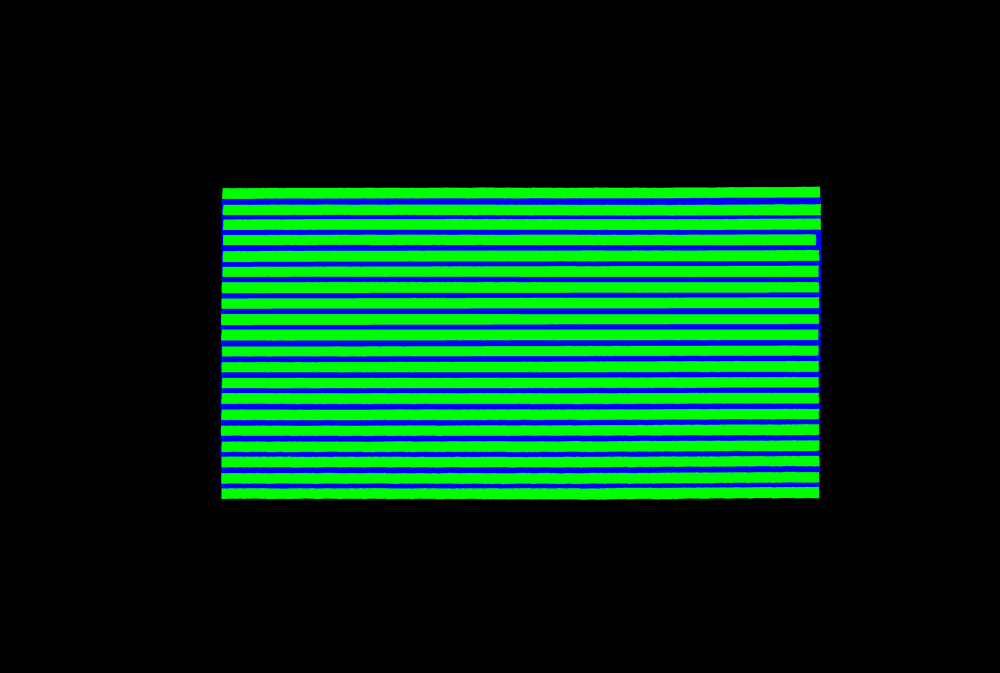
#> input picture farm/fields/20250425/structure_raster.png, 1000 x 673 px, shrunk from 4962 x 3339 before the run
$ python -i segment_rows.py   (imports and definitions only)
#> lines starting #> are read from the running program, lines starting #| are printed output that depends on the picture; after the words box and inside, x2 and y2 are one past the last pixel; in counts of white or black regions, pixels touching at a corner belong together
#> further down, picture is the input picture: shape (673, 1000, 3); mean B, G, R 22.9, 47.8, 0
"""
segment_rows.py

Automatic alternative to mark_rows.py's manual point-clicking: segments the
top-down capture into "plantation" (crop foliage) vs "row" (the bare-soil
corridor between crop strips, i.e. where the robot's wheels can actually
drive), then extracts one drivable centerline per corridor automatically.
Writes the same rows.yaml schema mark_rows.py does, so it's a drop-in
replacement usable as-is by row_geometry.py / row_follower.py -- plus an
overlay PNG so you can eyeball the result instead of having to click
anything.

Method:
  1. HSV-hue threshold (see vegetation_mask) -> binary plantation mask.
     Deliberately hue, not a green-index like ExG: this photogrammetry
     render has a brightness/exposure gradient across the field (texture
     atlas seam), which defeats any global magnitude-based threshold; hue
     is brightness-invariant and separates crop from soil/path/headland
     cleanly everywhere. Requires the capture to be reasonably
     high-resolution/low-altitude -- at the original 1600px/65m capture
     the inter-row corridors were only ~2-4px wide, too thin for either
     this pipeline or a human eye to place reliably; recaptured at
     3200px/50m (~3.1cm/px) instead.
  2. Fit a rotated bounding rect to the plantation mask (cv2.minAreaRect)
     and warp so crop rows run vertical (extract_row_corridors).
  3. This field is a dense grid of research plots, not simple parallel
     rows: most gaps in the vegetation mask are short perpendicular
     plot-to-plot boundaries, not through-going lanes. Open with a tall,
     1px-wide vertical kernel -- erosion with it only survives a strict
     vertical run of corridor pixels, which the short horizontal
     cross-paths never satisfy, so they're erased and only long vertical
     corridors remain as separate connected components.
  4. Keep components spanning a large fraction of the field's length,
     sample a centerline per component (mean x within a small y-band,
     tolerating slight curvature), map back through the inverse warp and
     mark_rows.pixel_to_world's ray-cast to world (x, y).
  5. merge_collinear_rows fuses corridor fragments that are actually the
     same physical lane split by a plot-boundary crossing (same heading,
     same lateral offset, endpoints close together) into one row.

Usage:
  python3 segment_rows.py --meta topdown_20250624.yaml \
      --output rows_20250624.yaml --overlay overlay_20250624.png
"""

import argparse

import cv2
import numpy as np
import yaml

from farmsim_farm.topdown_projection import pixel_to_world
from farmsim_farm.topdown_projection import load_topdown_meta


def vegetation_mask(image_bgr, hue_min=36, sat_min=40, close_kernel_height=0):
    """HSV-hue threshold, not a green-channel index (ExG etc): this
    photogrammetry render has a visible brightness/exposure gradient
    across the field (likely a texture-atlas seam -- the mesh is stitched
    from 12 separate atlases), which defeats any single global threshold
    on a magnitude-based index (confirmed empirically: ExG+Otsu cleanly
    separated crop/soil on the image's left third and missed it entirely
    on the right, tracking that gradient). Hue is invariant to
    brightness, and sampling actual pixels here showed a clean, uniform
    split -- crop foliage sits at hue~40-50 (0-179 OpenCV scale) with
    sat~120-180, soil/path/headland sits at hue~20-33 with sat~50-100,
    consistently across the whole image.

    close_kernel_height (0 = disabled, matches the original 20250624
    behavior exactly) is for early-growth-stage surveys: a full canopy
    (20250624, thresholds tuned above) is one solid hue/sat blob per plot,
    so no closing is needed or wanted -- the drivable corridors are only a
    few pixels wide at that resolution, and closing would erase them along
    with genuine noise. But a sparse, still-emerging crop (confirmed on
    the 20250425 survey: individual drill-seeded row lines with visible
    bare soil between them, not a solid canopy -- mean hue sits right at
    the same threshold that cleanly separates full canopy, so the raw mask
    is a fine, gappy grid rather than solid blocks) needs those
    within-drill-row gaps bridged before the corridor-extraction step
    below has solid blocks to work with. A TALL, ONE-PIXEL-WIDE vertical
    kernel closes gaps along the row direction only (same shape as
    extract_row_corridors' own vertical-open kernel, just closing instead
    of opening, and applied earlier) -- it can't bridge sideways into a
    neighboring drill row or across an actual corridor, so it's safe to
    leave on for any survey; it's just a no-op when the canopy is already
    solid (nothing left to close)."""
#> called with hue_min = 36, sat_min = 40, close_kernel_height = 0
    hsv = cv2.cvtColor(image_bgr, cv2.COLOR_BGR2HSV)
#> hsv: shape (673, 1000, 3); mean H, S, V 22.4, 71.9, 68.2
    h, s, _ = cv2.split(hsv)
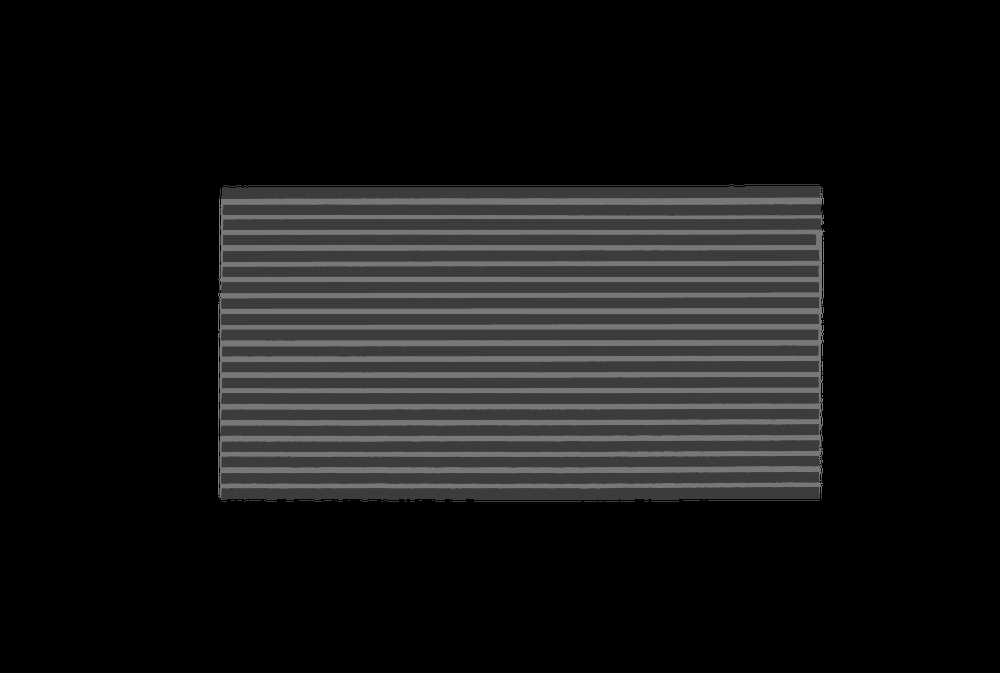
#> h: shape (673, 1000); min 0, max 120, mean 22.4
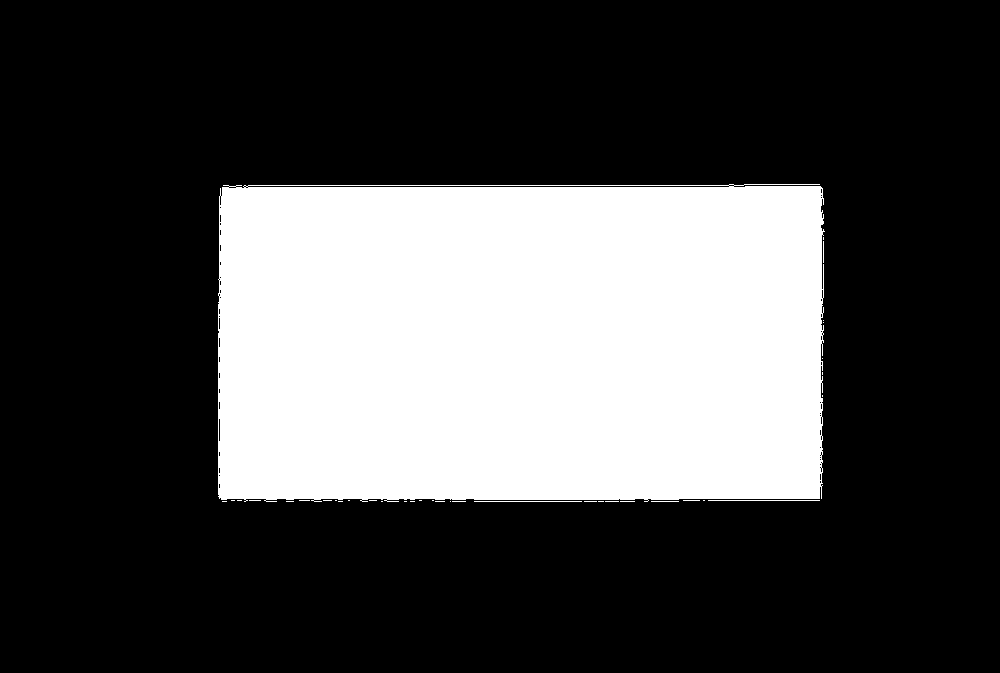
#> s: shape (673, 1000); 28.2% white; 36 white regions (31 under 20 px), largest, box (x1, y1, x2, y2) and area: (218, 184, 825, 502) 189249, (708, 500, 820, 501) 112, (474, 501, 582, 502) 108, (651, 501, 679, 502) 28, (823, 241, 824, 263) 22
    mask = ((h > hue_min) & (s > sat_min)).astype(np.uint8) * 255
    if close_kernel_height > 0:
        close_kernel = cv2.getStructuringElement(cv2.MORPH_RECT, (1, close_kernel_height))
        mask = cv2.morphologyEx(mask, cv2.MORPH_CLOSE, close_kernel, iterations=1)
    # Deliberately no isotropic MORPH_CLOSE here: see close_kernel_height
    # above. Just a light open to remove single-pixel speckle.
    kernel = np.ones((3, 3), np.uint8)
    mask = cv2.morphologyEx(mask, cv2.MORPH_OPEN, kernel, iterations=1)
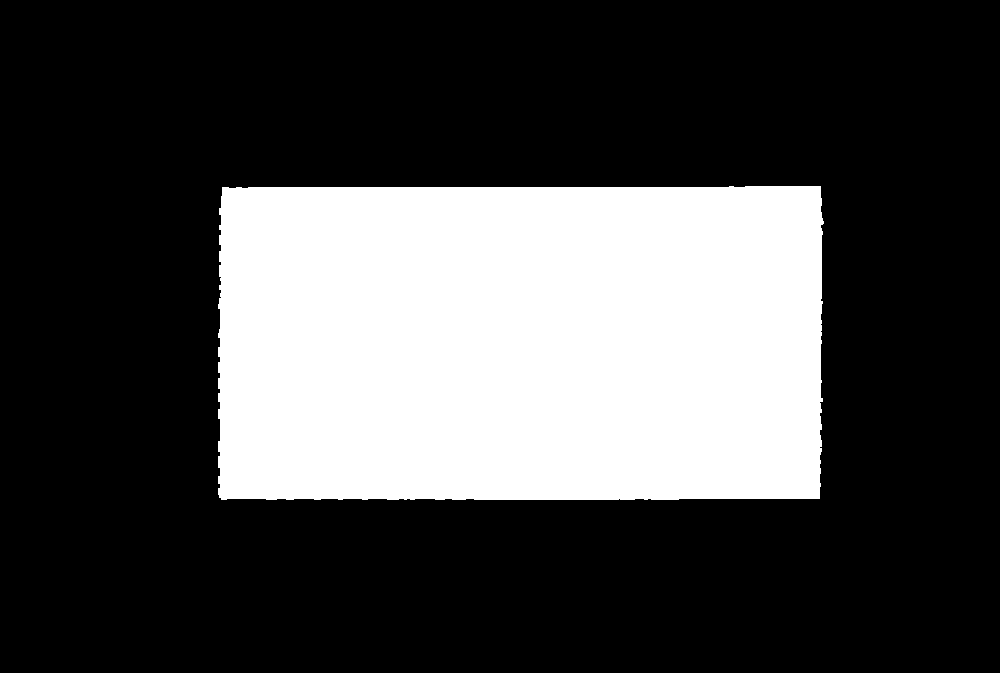
#> mask: shape (673, 1000); 28% white; 1 white region, box (x1, y1, x2, y2) and area: (218, 186, 824, 500) 188188
    return mask


# [242 lines left out: functions field_rotated_rect, warp_to_axis_aligned, extract_row_corridors, build_rows, merge_collinear_rows, draw_overlay and 1 more, not called in this run]


# [2 lines not run here, left out]

>>> import cv2
>>> picture = cv2.imread('../fields/20250425/structure_raster.png')
>>> result = vegetation_mask(picture)
